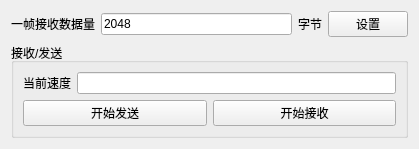
<?xml version="1.0" encoding="UTF-8"?>
<ui version="4.0">
 <class>LVDS_SignalPage</class>
 <widget class="QWidget" name="LVDS_SignalPage">
  <property name="geometry">
   <rect>
    <x>0</x>
    <y>0</y>
    <width>419</width>
    <height>138</height>
   </rect>
  </property>
  <property name="windowTitle">
   <string>Form</string>
  </property>
  <layout class="QGridLayout" name="gridLayout_2">
   <item row="0" column="0">
    <layout class="QVBoxLayout" name="verticalLayout_2" stretch="1,3">
     <item>
      <layout class="QHBoxLayout" name="horizontalLayout_4">
       <item>
        <layout class="QHBoxLayout" name="horizontalLayout_3">
         <item>
          <widget class="QLabel" name="label_2">
           <property name="text">
            <string>一帧接收数据量</string>
           </property>
          </widget>
         </item>
         <item>
          <widget class="QLineEdit" name="lineEdit_2">
           <property name="text">
            <string>2048</string>
           </property>
          </widget>
         </item>
         <item>
          <widget class="QLabel" name="label_3">
           <property name="text">
            <string>字节</string>
           </property>
          </widget>
         </item>
        </layout>
       </item>
       <item>
        <widget class="QPushButton" name="pushButton">
         <property name="text">
          <string>设置</string>
         </property>
        </widget>
       </item>
      </layout>
     </item>
     <item>
      <widget class="QGroupBox" name="groupBox">
       <property name="title">
        <string>接收/发送</string>
       </property>
       <layout class="QGridLayout" name="gridLayout">
        <item row="0" column="0">
         <layout class="QVBoxLayout" name="verticalLayout">
          <item>
           <layout class="QHBoxLayout" name="horizontalLayout">
            <item>
             <widget class="QLabel" name="label">
              <property name="text">
               <string>当前速度</string>
              </property>
             </widget>
            </item>
            <item>
             <widget class="QLineEdit" name="lineEdit"/>
            </item>
           </layout>
          </item>
          <item>
           <layout class="QHBoxLayout" name="horizontalLayout_2">
            <item>
             <widget class="QPushButton" name="Tx_State_pushButton">
              <property name="text">
               <string>开始发送</string>
              </property>
             </widget>
            </item>
            <item>
             <widget class="QPushButton" name="Rx_State_pushButton">
              <property name="text">
               <string>开始接收</string>
              </property>
             </widget>
            </item>
           </layout>
          </item>
         </layout>
        </item>
       </layout>
      </widget>
     </item>
    </layout>
   </item>
  </layout>
 </widget>
 <resources/>
 <connections/>
</ui>
